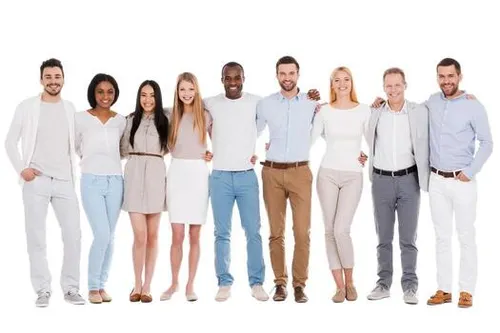
#> input picture face_detection/group2.jpeg, 500 x 333 px
$ jupyter execute group.ipynb
#> lines starting #> are read from the running program, lines starting #| are printed output that depends on the picture
[cell 1]
import matplotlib.pyplot as plt
import cv2
img=cv2.imread("group2.jpeg")
#> img is the input picture: shape (333, 500, 3); mean B, G, R 219.4, 219.7, 224.6

[cell 2]
convert=cv2.cvtColor(img,cv2.COLOR_BGR2RGB)
plt.imshow(convert)

[cell 3]
face_data=cv2.CascadeClassifier("haarcascade_frontalface_default.xml")
face_data

[cell 4]
faces=face_data.detectMultiScale(convert,minNeighbors=3)
#> faces = [[273, 63, 28, 28], [433, 65, 27, 27], [39, 66, 28, 28], [329, 70, 26, 26], [381, 75, 26, 26], [175, 80, 25, 25], [92, 82, 27, 27], [135, 86, 25, 25]]
faces
#> Out has the same summary as faces

[cell 5]
for (x,y,w,h) in faces:
    cv2.rectangle(convert,(x,y),(x+w,y+h),(255,0,0),3)
#> this loop made 8 passes
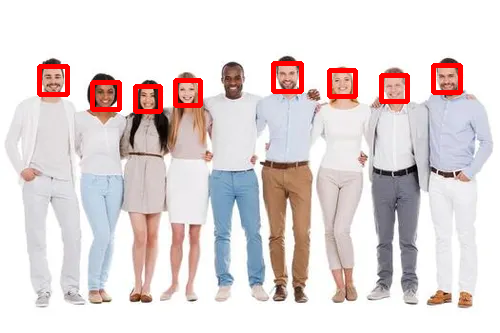
#> convert: shape (333, 500, 3); mean R, G, B 226.2, 215.4, 215.4


$ run again, with face_detection/group_pic.jpeg copied over face_detection/group2.jpeg
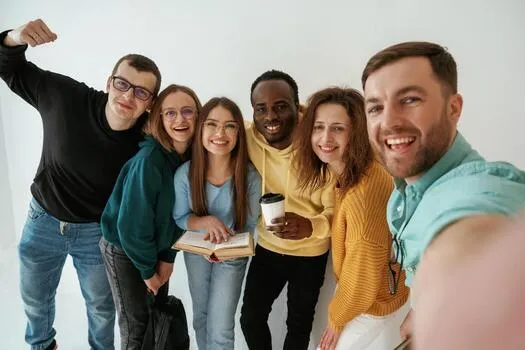
#> input picture face_detection/group_pic.jpeg, 525 x 350 px
#> img is the input picture: shape (350, 525, 3); mean B, G, R 122.6, 134.1, 141.1
#> faces = [[302, 107, 56, 56], [197, 107, 47, 47], [155, 93, 49, 49], [348, 66, 94, 94]]
#> Out has the same summary as faces
#> the loop `for (x,y,w,h) in faces:` made 4 passes
#> after the loop `for (x,y,w,h) in faces:`:
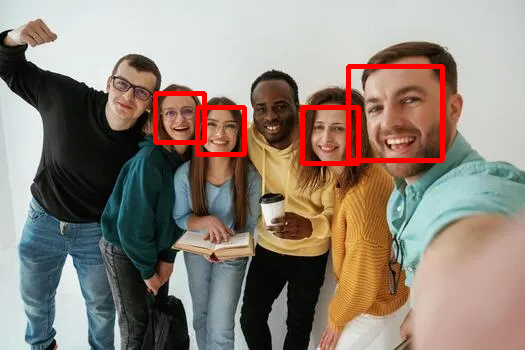
#> convert: shape (350, 525, 3); mean R, G, B 144.8, 132, 121
